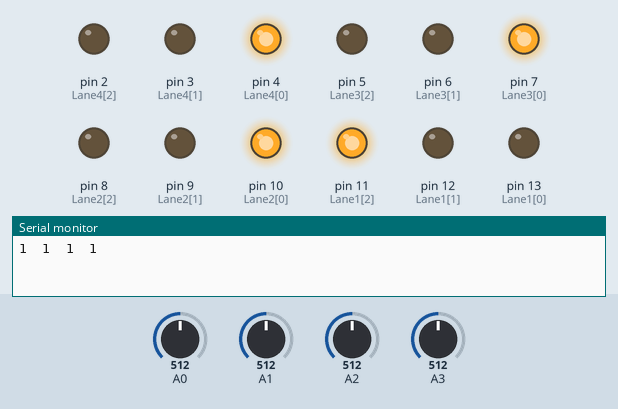
The sketch below on a simulated Arduino Uno, built with avr-gcc and run on an emulated ATmega328P. Shown: output pins drawn as LEDs (lit = HIGH), the last lines printed to the serial monitor. The inputs (shaded band) are chosen by the test bench; at power-on: A0 = 512, A1 = 512, A2 = 512, A3 = 512.

Above: at 0.1 s.
At 2.1 s:
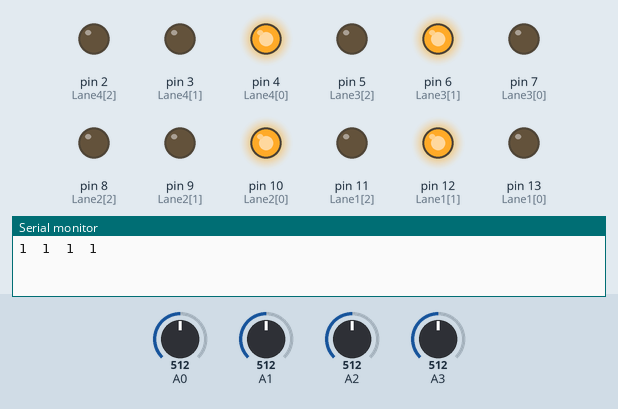
At 7.1 s:
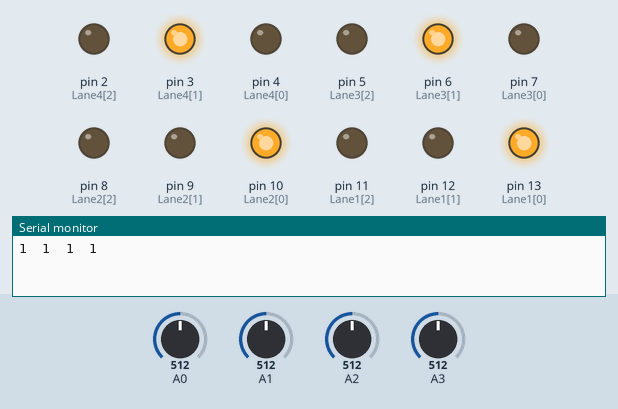
At 15.1 s:
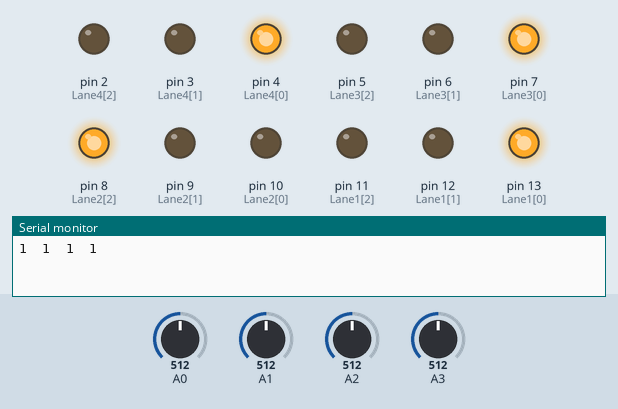
At 25.1 s:
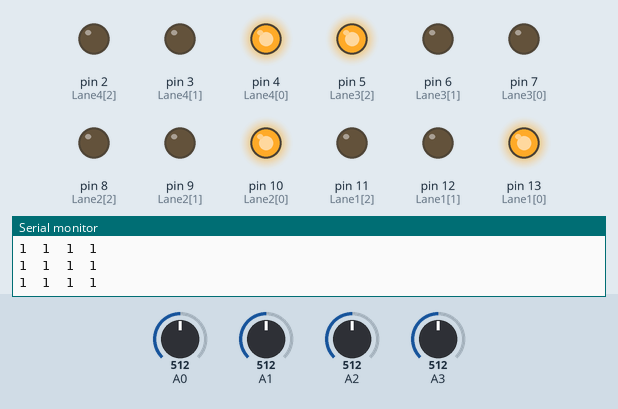
At 37.1 s:
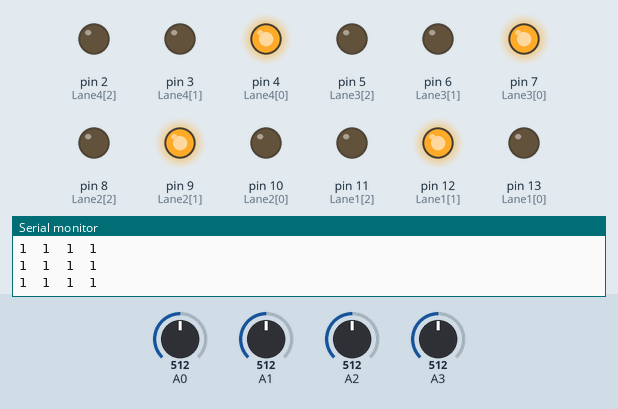
Timing chart, 0 to 38.6 s (numbered marks = the images above):
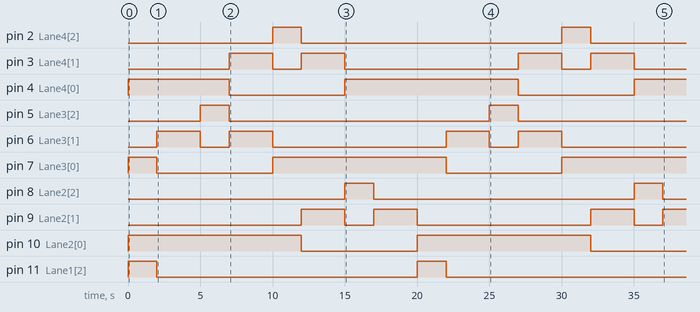

The sketch:

traffic_4ir_.ino
```cpp
int Lane1[] = {13,12,11}; // Lane 1 Red, Yellow and Green
int Lane2[] = {10,9,8};// Lane 2 Red, Yellow and Green
int Lane3[] = {7,6,5};// Lane 3 Red, Yellow and Green
int Lane4[] = {4,3,2};// Lane 4 Red, Yellow and Green

int ir1 , ir2 , ir3 , ir4;

void setup()
{
  Serial.begin(9600);
  for (int i = 0; i < 3; i++)
  {
    pinMode(Lane1[i], OUTPUT);
    pinMode(Lane2[i], OUTPUT);
    pinMode(Lane3[i], OUTPUT);
    pinMode(Lane4[i], OUTPUT);
  }
  for (int i = 0; i < 3; i++)
  {
    digitalWrite(Lane1[i], LOW);
    digitalWrite(Lane2[i], LOW);
    digitalWrite(Lane3[i], LOW);
    digitalWrite(Lane4[i], LOW);
  }

}

void ir_read(){
  ir1 = analogRead(A0);
  ir2 = analogRead(A1);
  ir3 = analogRead(A2);
  ir4 = analogRead(A3);

  if (ir1 > 500) ir1 = 1; else ir1 = 0;
  if (ir2 > 500) ir2 = 1; else ir2 = 0;
  if (ir3 > 500) ir3 = 1; else ir3 = 0;
  if (ir4 > 500) ir4 = 1; else ir4 = 0;
  Serial.print(ir1);
  Serial.print("\t");
  Serial.print(ir2);
  Serial.print("\t");
  Serial.print(ir3);
  Serial.print("\t");
  Serial.print(ir4);
  Serial.print("\t");
  Serial.print("\n");
  }
// [0->red,1->yellow,2->green]  //lane1->A0 , lane3->A2 , lane4->A3 , lane2->A1
void loop()
 {

  //IR read
  ir_read();
  // same density flow
  if((ir1>500 && ir2>500 && ir3>500 && ir4>500) || (ir1<500 && ir2<500 && ir3<500 && ir4<500) ){
    same_density();
    ir_read();
  }

  else{
  // density based flow
     if(ir1>500 && ir2<500 && ir3<500 && ir4<500){
     digitalWrite(Lane3[2], HIGH);
     digitalWrite(Lane1[0], HIGH);
     digitalWrite(Lane4[0], HIGH);
     digitalWrite(Lane2[0], HIGH);
     delay(7000);
    }

     if(ir2>500 && ir1<500 && ir3<500 && ir4<500){
     digitalWrite(Lane4[2], HIGH);
     digitalWrite(Lane1[0], HIGH);
     digitalWrite(Lane2[0], HIGH);
     digitalWrite(Lane3[0], HIGH);
     delay(7000);
    }

     if(ir3>500 && ir1<500 && ir2<500 && ir4<500){
     digitalWrite(Lane1[2], HIGH);
     digitalWrite(Lane2[0], HIGH);
     digitalWrite(Lane3[0], HIGH);
     digitalWrite(Lane4[0], HIGH);
     delay(7000);
    }
      if(ir4>500 && ir1<500 && ir2<500 && ir3<500){
     digitalWrite(Lane2[2], HIGH);
     digitalWrite(Lane1[0], HIGH);
     digitalWrite(Lane3[0], HIGH);
     digitalWrite(Lane4[0], HIGH);
     delay(7000);
    }
  }
 }


 void same_density(){

    digitalWrite(Lane1[2], HIGH);
    digitalWrite(Lane3[0], HIGH);
    digitalWrite(Lane4[0], HIGH);
    digitalWrite(Lane2[0], HIGH);
    delay(2000);
    digitalWrite(Lane1[2], LOW);
    digitalWrite(Lane3[0], LOW);
    digitalWrite(Lane1[1], HIGH);
    digitalWrite(Lane3[1], HIGH);
    delay(3000);

    digitalWrite(Lane1[1], LOW);
    digitalWrite(Lane3[1], LOW);
    digitalWrite(Lane1[0], HIGH);
    digitalWrite(Lane3[2], HIGH);
    delay(2000);
    digitalWrite(Lane3[2], LOW);
    digitalWrite(Lane4[0], LOW);
    digitalWrite(Lane3[1], HIGH);
    digitalWrite(Lane4[1], HIGH);
    delay(3000);

    digitalWrite(Lane3[1], LOW);
    digitalWrite(Lane4[1], LOW);
    digitalWrite(Lane3[0], HIGH);
    digitalWrite(Lane4[2], HIGH);
    delay(2000);
    digitalWrite(Lane4[2], LOW);
    digitalWrite(Lane2[0], LOW);
    digitalWrite(Lane4[1], HIGH);
    digitalWrite(Lane2[1], HIGH);
    delay(3000);

    digitalWrite(Lane4[1], LOW);
    digitalWrite(Lane2[1], LOW);
    digitalWrite(Lane4[0], HIGH);
    digitalWrite(Lane2[2], HIGH);
    delay(2000);
    digitalWrite(Lane1[0], LOW);
    digitalWrite(Lane2[2], LOW);
    digitalWrite(Lane1[1], HIGH);
    digitalWrite(Lane2[1], HIGH);
    delay(3000);

    digitalWrite(Lane2[1], LOW);
    digitalWrite(Lane1[1], LOW);
 }
```

Measured:
- by itself, pin 2 (Lane4[2]), pin 5 (Lane3[2]), pin 8 (Lane2[2]), pin 11 (Lane1[2]): alternates HIGH for 2.0 s and LOW for 18.0 s
- by itself, pin 3 (Lane4[1]): LOW → HIGH at 7.0 s, → LOW 3.0 s later, → HIGH 2.0 s later, → LOW 3.0 s later, … (8 changes in this stretch)
- by itself, pin 4 (Lane4[0]): goes HIGH 7.0 s, LOW 8.0 s, HIGH 12.0 s, LOW 8.0 s, then HIGH
- by itself, pin 6 (Lane3[1]): LOW → HIGH at 2.0 s, → LOW 3.0 s later, → HIGH 2.0 s later, → LOW 3.0 s later, … (8 changes in this stretch)
- by itself, pin 7 (Lane3[0]): goes HIGH 2.0 s, LOW 8.0 s, HIGH 12.0 s, LOW 8.0 s, then HIGH
- by itself, pin 9 (Lane2[1]): goes HIGH 3.0 s, LOW 2.0 s, HIGH 3.0 s, LOW 12.0 s, HIGH 3.0 s, LOW 2.0 s, then HIGH
- by itself, pin 10 (Lane2[0]), pin 13 (Lane1[0]): alternates HIGH for 12.0 s and LOW for 8.0 s
- by itself, pin 12 (Lane1[1]): goes HIGH 3.0 s, LOW 12.0 s, HIGH 3.0 s, LOW 2.0 s, HIGH 3.0 s, LOW 12.0 s, then HIGH
